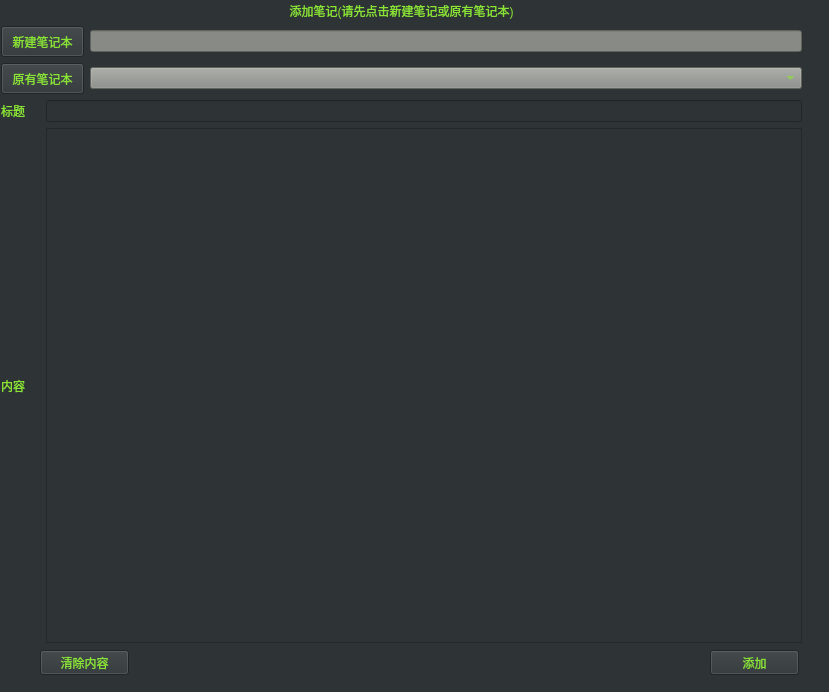
<?xml version="1.0" encoding="UTF-8"?>
<ui version="4.0">
 <class>AddNotes</class>
 <widget class="QWidget" name="AddNotes">
  <property name="geometry">
   <rect>
    <x>0</x>
    <y>0</y>
    <width>829</width>
    <height>692</height>
   </rect>
  </property>
  <property name="windowTitle">
   <string>Form</string>
  </property>
  <property name="styleSheet">
   <string notr="true">background-color: rgb(46, 52, 54);</string>
  </property>
  <widget class="QPushButton" name="addnote">
   <property name="geometry">
    <rect>
     <x>710</x>
     <y>650</y>
     <width>89</width>
     <height>25</height>
    </rect>
   </property>
   <property name="styleSheet">
    <string notr="true">color: rgb(138, 226, 52);</string>
   </property>
   <property name="text">
    <string>添加</string>
   </property>
  </widget>
  <widget class="QPushButton" name="clear">
   <property name="geometry">
    <rect>
     <x>40</x>
     <y>650</y>
     <width>89</width>
     <height>25</height>
    </rect>
   </property>
   <property name="styleSheet">
    <string notr="true">color: rgb(138, 226, 52);</string>
   </property>
   <property name="text">
    <string>清除内容</string>
   </property>
  </widget>
  <widget class="QWidget" name="layoutWidget">
   <property name="geometry">
    <rect>
     <x>1</x>
     <y>2</y>
     <width>801</width>
     <height>641</height>
    </rect>
   </property>
   <layout class="QGridLayout" name="gridLayout">
    <item row="1" column="0" colspan="2">
     <widget class="QPushButton" name="createbook">
      <property name="minimumSize">
       <size>
        <width>83</width>
        <height>31</height>
       </size>
      </property>
      <property name="styleSheet">
       <string notr="true">color: rgb(138, 226, 52);</string>
      </property>
      <property name="text">
       <string>新建笔记本</string>
      </property>
     </widget>
    </item>
    <item row="1" column="2">
     <widget class="QLineEdit" name="notebook">
      <property name="styleSheet">
       <string notr="true">color: rgb(138, 226, 52);
color: rgb(138, 226, 52);
background-color: rgb(136, 138, 133);</string>
      </property>
     </widget>
    </item>
    <item row="2" column="0" colspan="2">
     <widget class="QPushButton" name="originabook">
      <property name="minimumSize">
       <size>
        <width>83</width>
        <height>31</height>
       </size>
      </property>
      <property name="styleSheet">
       <string notr="true">color: rgb(138, 226, 52);</string>
      </property>
      <property name="text">
       <string>原有笔记本</string>
      </property>
     </widget>
    </item>
    <item row="2" column="2">
     <widget class="QComboBox" name="book">
      <property name="styleSheet">
       <string notr="true">color: rgb(138, 226, 52);
background-color: rgb(136, 138, 133);</string>
      </property>
     </widget>
    </item>
    <item row="3" column="0">
     <widget class="QLabel" name="label_2">
      <property name="styleSheet">
       <string notr="true">color: rgb(138, 226, 52);</string>
      </property>
      <property name="text">
       <string>标题</string>
      </property>
     </widget>
    </item>
    <item row="3" column="1" colspan="2">
     <widget class="QLineEdit" name="title">
      <property name="styleSheet">
       <string notr="true">color: rgb(138, 226, 52);</string>
      </property>
     </widget>
    </item>
    <item row="4" column="0">
     <widget class="QLabel" name="label_4">
      <property name="styleSheet">
       <string notr="true">color: rgb(138, 226, 52);</string>
      </property>
      <property name="text">
       <string>内容</string>
      </property>
     </widget>
    </item>
    <item row="4" column="1" colspan="2">
     <widget class="QTextEdit" name="contents">
      <property name="styleSheet">
       <string notr="true">color: rgb(138, 226, 52);</string>
      </property>
     </widget>
    </item>
    <item row="0" column="0" colspan="3">
     <widget class="QLabel" name="label_display_2">
      <property name="styleSheet">
       <string notr="true">color: rgb(138, 226, 52);</string>
      </property>
      <property name="text">
       <string>&lt;html&gt;&lt;head/&gt;&lt;body&gt;&lt;p align=&quot;center&quot;&gt;添加笔记(请先点击新建笔记或原有笔记本)&lt;/p&gt;&lt;/body&gt;&lt;/html&gt;</string>
      </property>
     </widget>
    </item>
   </layout>
  </widget>
 </widget>
 <resources/>
 <connections/>
</ui>
